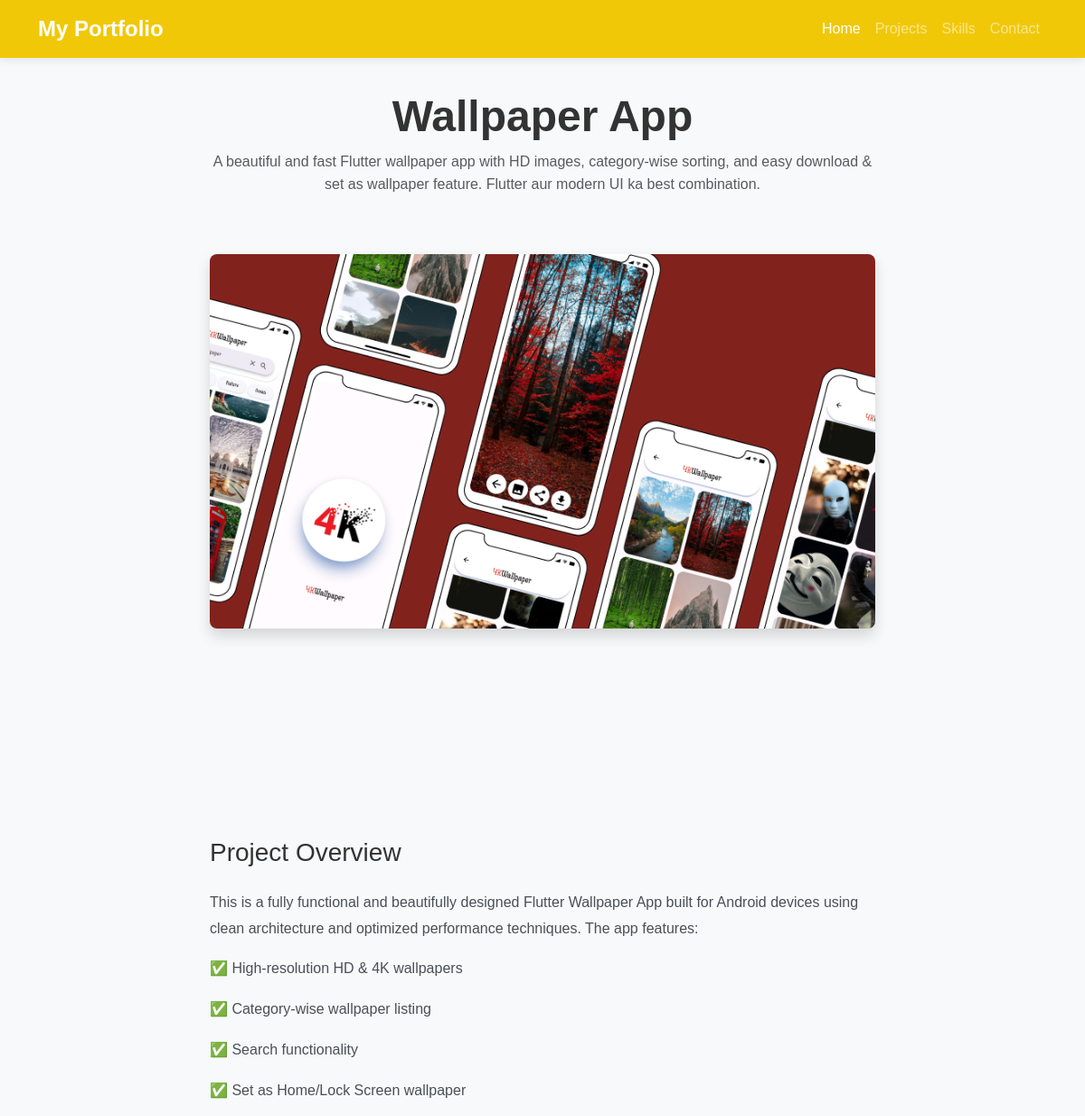
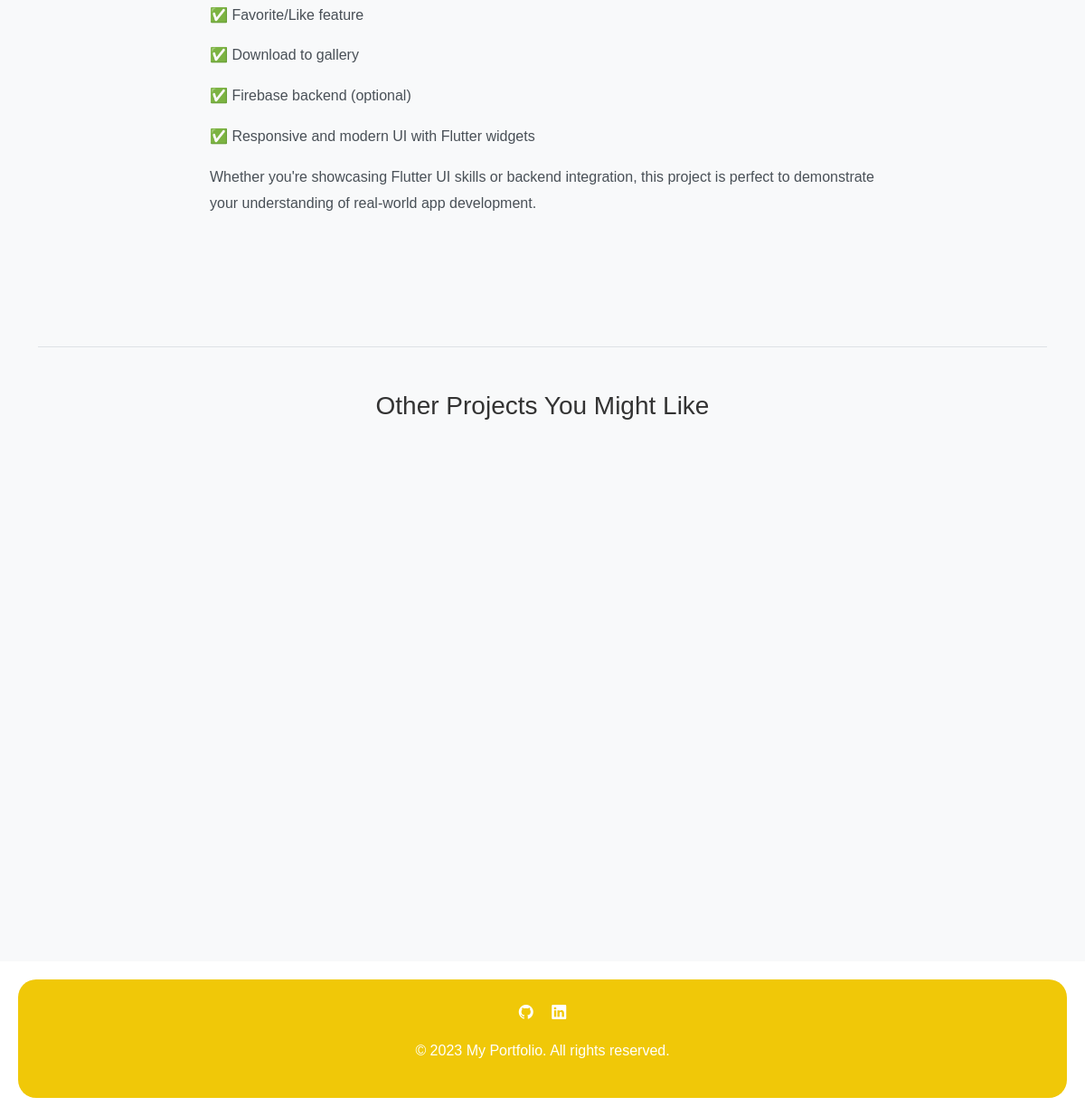
/project/1/, run on the app's committed database (2 pictures, top to bottom).
### main/models.py (models this page shows, shortened)
class Project(models.Model):
    title = models.CharField(max_length=100)
    short_description = models.CharField(max_length=200, default="")  # ✅ string instead of 0
    full_description = models.TextField()
    technology = models.CharField(max_length=100)
    client = models.CharField(max_length=100, blank=True)
    date = models.DateField(default=datetime.date.today)  # ✅ already correct
    project_url = models.URLField(blank=True)
    github_url = models.URLField(blank=True)
    featured_image = models.ImageField(upload_to="project_images/", blank=True, null=True)  # ✅ fixed
    image_1 = models.ImageField(upload_to="project_images/", blank=True, null=True)
    image_2 = models.ImageField(upload_to="project_images/", blank=True, null=True)
    image_3 = models.ImageField(upload_to="project_images/", blank=True, null=True)
    class Meta:
        ordering = ['-date']

### main/views.py (the view)
# urls.py: path('project/<int:pk>/', views.project_detail, name='project_detail'),
def project_detail(request, pk):
    project = get_object_or_404(Project, pk=pk)
    related_projects = Project.objects.exclude(pk=pk)[:3]
    context = {
        'project': project,
        'related_projects': related_projects,
    }
    return render(request, 'main/project_detail.html', context)

### main/templates/main/project_detail.html (shortened to what this page needs)
{% extends 'base.html' %}
{% load static %}
{% block content %}
<section class="project-detail-section py-5" style="padding-top: 100px !important;">
    <div class="container">
        <div class="row">
            <div class="col-lg-8 mx-auto text-center mb-5">
                <h1 class="display-5 fw-bold">{{ project.title }}</h1>
                <p class="text-muted">{{ project.short_description }}</p>
            </div>
        </div>
        <div class="row mb-5">
            <div class="col-lg-8 mx-auto">
                <img src="{{ project.featured_image.url }}" alt="{{ project.title }}" class="img-fluid rounded-3 shadow">
            </div>
        </div>
        <div class="row g-4">
            <div class="col-lg-8 mx-auto">
                <div class="project-meta mb-5">
                    <div class="row g-4">
                        <div class="col-md-4">
                        </div>
                        <div class="col-md-4">
                        </div>
                        <div class="col-md-4">
                        </div>
                    </div>
                </div>
                <div class="project-content mb-5">
                    <h3 class="mb-4">Project Overview</h3>
                    <div class="content-text">
                        {{ project.full_description|linebreaks }}
                    </div>
                </div>
            </div>
        </div>
        {% if related_projects %}
        <div class="related-projects mt-5 pt-5 border-top">
            <h3 class="text-center mb-5">Other Projects You Might Like</h3>
            <div class="row g-4">
                {% for project in related_projects %}
                <div class="col-md-4">
                </div>
                {% endfor %}
            </div>
        </div>
        {% endif %}
    </div>
</section>
{% endblock %}

### main/static/css/style.css (style rules this page uses)
body { font-family: 'Poppins', sans-serif; line-height: 1.6; color: #333; }
section { padding: 80px 0; }
img { margin-bottom: 50px; }
.project-detail-section { background-color: #f8f9fa; }
.project-content .content-text { line-height: 1.8; color: #495057; }

### data on the page
Project: title "Wallpaper App", short_description "A beautiful and fast Flutter wallpaper app with HD images, category-wise sorting, and easy download & set as wallpaper feature. Flutter aur modern UI ka best combination.", featured_image (picture), full_description "This is a fully functional and beautifully designed Flutter Wallpaper App built for Android devices using clean architecture and optimized performance techniques. The app features: ✅ High-resolution HD & 4K wallpapers ✅ Category-wise wallpaper listing ✅ Search functionality ✅ Set as Home/Lock Screen wallpaper ✅ Favorite/Like feature ✅ Download to gallery ✅ Firebase backend (optional) ✅ Responsive and modern UI with Flutter widgets Whether you're showcasing Flutter UI skills or backend integration, this project is perfect to demonstrate your understanding of real-world app development."
